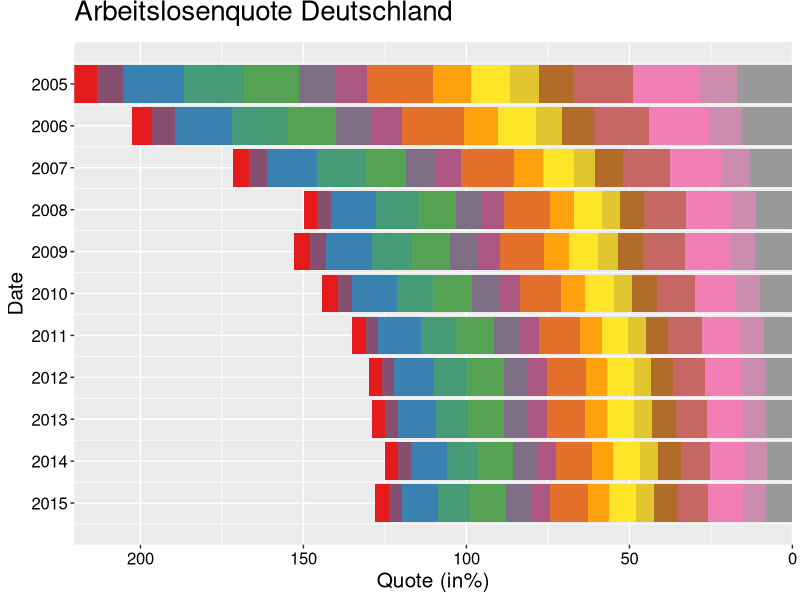

Reproduce this figure in R. (Note: this script raises an error after producing the figure.)

install.packages("ggplot2")
install.packages("reshape2")
install.packages("gridExtra")
install.packages("grid")
install.packages("RColorBrewer")

library(RColorBrewer)
library(gridExtra)
library(ggplot2)
library(reshape2)

# Date is a data.frame but with Factors 
UnempM <- read.csv("Arbeitslosenquote_Bundeslaender_13211-0008.csv",header=TRUE,sep=";",dec=",",stringsAsFactors=TRUE)
UnempJ <- read.csv("Arbeitslosenquote_Bundeslaender_year.csv",header=TRUE,sep=";",dec=",",stringsAsFactors=TRUE)
Google_Unemp  <- read.csv("Google_Arbeitsamt_Bundeslaender_monthly.csv",header=TRUE,sep=";",dec=",",stringsAsFactors=TRUE)
Google_Unemp_J <- read.csv("Google_Arbeitsamt_Bundeslaender_year.csv",header=TRUE,sep=";",dec=",",stringsAsFactors=TRUE)

# some data frame transformations
Google_Unemp_M <- melt(Google_Unemp_J,id.var="Date")
str(Google_Unemp_M)
Unemp_M <- melt(UnempJ,id.var="Date")
str(Google_Unemp_M)

#### GG Plot - Säulendiagramm Gestapelt
# specify Colors
getPalette = colorRampPalette(brewer.pal(9, "Set1"))

# Google "Arbeitsamt"
Gplot_GoogleA <- ggplot(Google_Unemp_M,aes(x=Date, y=value, fill=variable, order=-as.numeric(value))) +
  geom_bar(stat="identity", position = "stack") +
  coord_flip() + scale_fill_manual(values = getPalette(16), guide_legend(title="Bundesländer")) +
  scale_y_continuous(expand = c(0,0)) + scale_x_reverse(breaks=2005:2015) +
  ggtitle("Google Suchanfragen nach 'Arbeitsamt'") + ylab("Frequenz") +
  theme(axis.text = element_text(size = 12))

# Arbeitslosenquote Deutschland nach Bundesländern
Gplot_Unemp <- ggplot(Unemp_M,aes(x=Date, y=value, fill=variable, order=-as.numeric(value))) +
  geom_bar(stat="identity", position = "stack") +
  coord_flip() + scale_fill_manual(values = getPalette(16), guide_legend(title="Bundesländer")) +
  scale_y_continuous(trans = "reverse",expand = c(0,0)) + scale_x_reverse(breaks=2005:2015) +
  ggtitle("Arbeitslosenquote Deutschland") + theme(legend.position="none") +
  guides(fill=guide_legend(nrow=3,byrow=TRUE)) + ylab("Quote (in%)") +
  theme(axis.text = element_text(size = 12, color= "black")) + theme(axis.title = element_text(size=15)) +
  theme(axis.text.y = element_text(size = 12, color= "black")) + theme(axis.title.y = element_text(size=15)) +
  theme(plot.title = element_text(size = 20, vjust=2))

# Gemeinsamme Legende
#1.Schritt: Funktion zum speichern der Legende. Nur der Legende
g_legend <- function(a.gplot){
  tmp <- ggplot_gtable(ggplot_build(a.gplot))
  leg <- which(sapply(tmp$grobs, function(x) x$name) == "guide-box")
  legend <- tmp$grobs[[leg]]
  return(legend)
}

# 2. Schritt: Legende aus dem Plot extrahieren - Ergebnis ist nur die Legende
leg<-g_legend(Gplot_GoogleA)

# 3. Schritt: Legende aus Google Plot entfernen
Gplot_GoogleA_oL <- ggplot(Google_Unemp_M,aes(x=Date, y=value, fill=variable, order=-as.numeric(value))) +
  geom_bar(stat="identity", position = "stack") + coord_flip() +
  scale_fill_manual(values = getPalette(16), guide_legend(title="Bundesländer")) +
  scale_y_continuous(expand = c(0,0)) + scale_x_reverse(breaks=2005:2015) +
  ggtitle("Google Suchanfragen nach 'Arbeitsamt'") + theme(legend.position="none") +
  ylab("Frequenz") + theme(axis.text = element_text(size = 12, color= "black")) +
  theme(axis.title = element_text(size=15)) + theme(axis.text.y = element_text(size = 12, color= "black")) +
  theme(axis.title.y = element_text(size=15)) + theme(plot.title = element_text(size = 20, vjust=2))
  #guides(fill=guide_legend(nrow=3,byrow=TRUE))

#4.Schritt: Graphen Plotten und Legende einfügen. 
grid.arrange(arrangeGrob(Gplot_Unemp,Gplot_GoogleA_oL,leg ,ncol=3,widths=c(3/7,3/7,1/7)))
